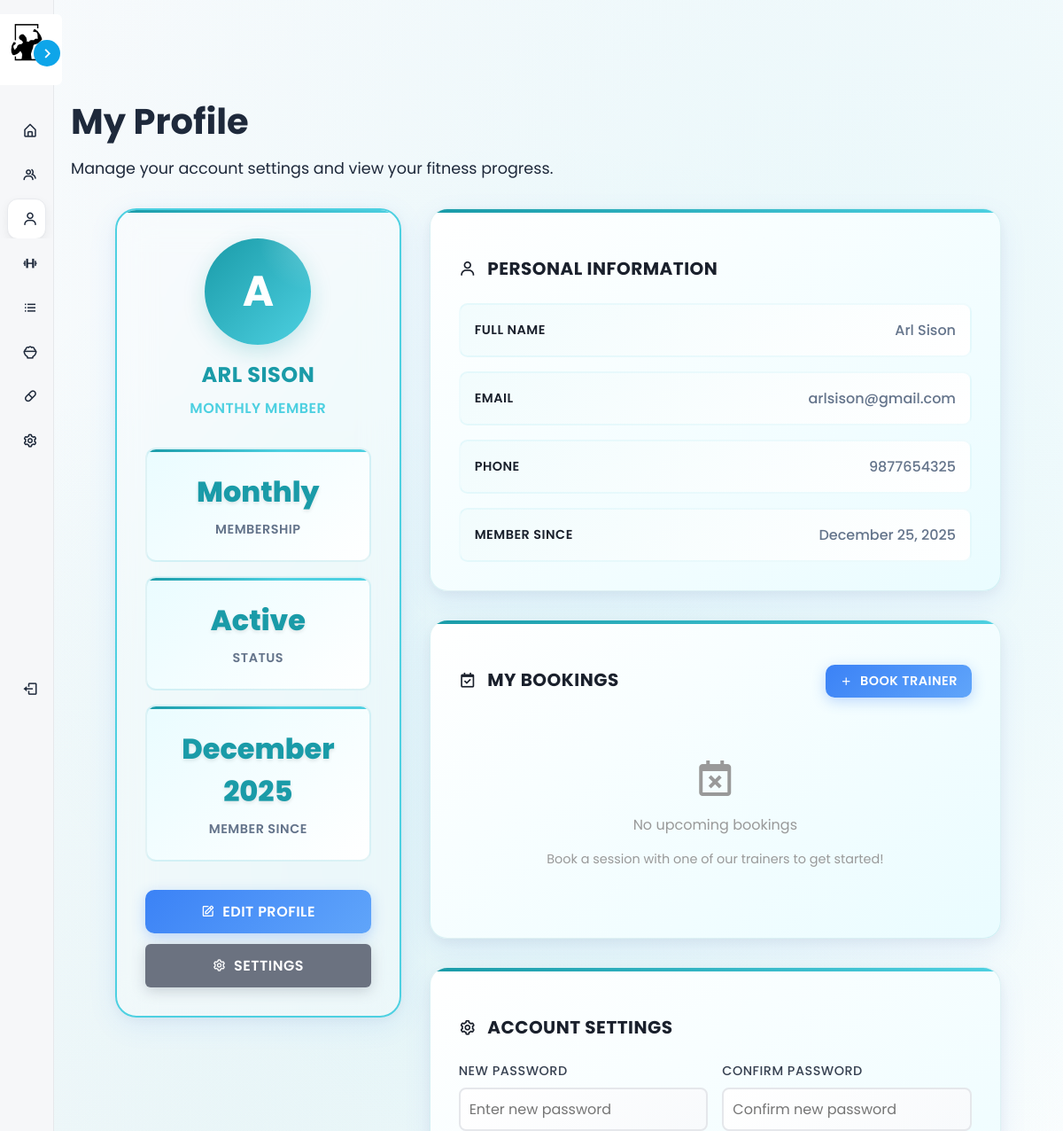
The app's page /views/member/profile.php (signed in, upper part), older data.
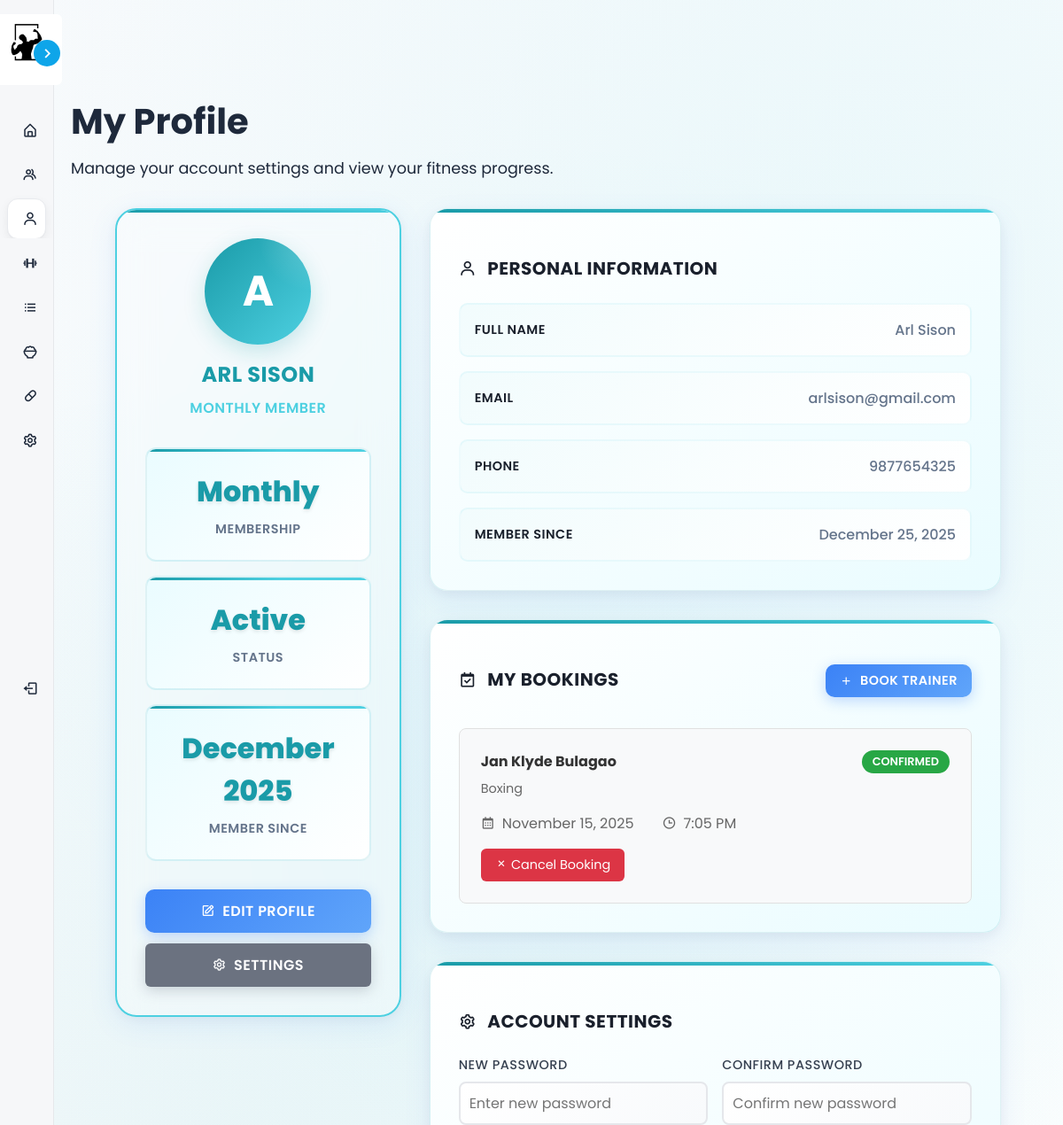
The same page, newer data.
### tables this page shows
CREATE TABLE `trainer_bookings` (
  `booking_id` int(11) NOT NULL,
  `member_id` int(11) NOT NULL,
  `trainer_id` int(11) NOT NULL,
  `booking_date` date NOT NULL,
  `booking_time` time NOT NULL,
  `status` enum('pending','confirmed','cancelled') DEFAULT 'pending',
  `created_at` timestamp NOT NULL DEFAULT current_timestamp(),
  `updated_at` timestamp NOT NULL DEFAULT current_timestamp() ON UPDATE current_timestamp()
);

CREATE TABLE `trainers` (
  `trainer_id` int(11) NOT NULL,
  `user_id` int(11) NOT NULL,
  `full_name` varchar(100) NOT NULL,
  `specialty` varchar(100) DEFAULT NULL,
  `experience` varchar(50) DEFAULT NULL,
  `rating` decimal(3,2) DEFAULT 4.50,
  `total_clients` int(11) DEFAULT 0,
  `total_sessions` int(11) DEFAULT 0,
  `description` text DEFAULT NULL,
  `phone` varchar(20) DEFAULT NULL,
  `email` varchar(100) DEFAULT NULL,
  `image` text DEFAULT NULL
);

### models/Member.php (called while the page is built, shortened)
<?php
require_once __DIR__ . '/../config/database.php';
class Member {
    private $conn;
    public function __construct() {
        $database = new Database();
        $this->conn = $database->getConnection();
    }
    public function getMemberByUserId($user_id) {
        try {
            $stmt = $this->conn->prepare("SELECT * FROM members WHERE user_id = :user_id");
            $stmt->bindParam(':user_id', $user_id, PDO::PARAM_INT);
            $stmt->execute();
            return $stmt->fetch(PDO::FETCH_ASSOC);
        } catch (PDOException $e) {
            error_log("Get member by user_id error: " . $e->getMessage());
            return false;
        }
    }
}

### config/database.php (called while the page is built, shortened)
<?php
class Database {
    private $host = "localhost";
    private $db_name = "gymmanagement";
    private $username = "root";
    private $password = "";
    public function getConnection() {
        $this->conn = null;
        try {
            $this->conn = new PDO("mysql:host=" . $this->host . ";dbname=" . $this->db_name,
                                   $this->username, $this->password);
            $this->conn->exec("set names utf8");
        } catch(PDOException $exception) {
            echo "Connection error: " . $exception->getMessage();
        }
        return $this->conn;
    }
}
?>

### controllers/BookingController.php (called while the page is built, shortened)
<?php
require_once __DIR__ . '/../models/Booking.php';
require_once __DIR__ . '/../models/Member.php';
class BookingController {
    private $bookingModel;
    private $memberModel;
    public function __construct() {
        $this->bookingModel = new Booking();
        $this->memberModel = new Member();
    }
    public function getMemberBookings($userId) {
        $member = $this->memberModel->getMemberByUserId($userId);
        return $this->bookingModel->getMemberBookings($member['member_id']);
    }
}

### models/Booking.php (called while the page is built, shortened)
<?php
require_once __DIR__ . '/../config/database.php';
class Booking {
    private $conn;
    public function __construct() {
        $database = new Database();
        $this->conn = $database->getConnection();
    }
    public function getMemberBookings($member_id, $status = null) {
        try {
            $sql = "SELECT tb.*, t.full_name as trainer_name, t.specialty, t.email as trainer_email, t.phone as trainer_phone
                    FROM trainer_bookings tb
                    JOIN trainers t ON tb.trainer_id = t.trainer_id
                    WHERE tb.member_id = :member_id";
            $sql .= " ORDER BY tb.booking_date DESC, tb.booking_time DESC";
            $stmt = $this->conn->prepare($sql);
            $stmt->bindParam(':member_id', $member_id, PDO::PARAM_INT);
            $stmt->execute();
            return $stmt->fetchAll(PDO::FETCH_ASSOC);
        } catch (PDOException $e) {
            error_log("Get member bookings error: " . $e->getMessage());
            return [];
        }
    }
}
?>

### views/member/profile.php (the view, shortened to what the changed rows need)
<?php
require_once '../../config/database.php';
require_once '../../models/Member.php';
require_once '../../controllers/BookingController.php';
try {
    $memberModel = new Member();
    $bookingController = new BookingController();
    $user_id = $_SESSION['user_id'];
    $user = $memberModel->getMemberByUserId($user_id);
} catch (Exception $e) {
    error_log('Profile page error: ' . $e->getMessage());
    die('An error occurred while loading your profile. Please try again later.');
}
$bookings = $bookingController->getMemberBookings($_SESSION['user_id']);
$upcomingBookings = array_filter($bookings, function($booking) {
    $bookingDateTime = $booking['booking_date'] . ' ' . $booking['booking_time'];
    $now = date('Y-m-d H:i:s');
    return ($booking['status'] === 'pending' || $booking['status'] === 'confirmed') && $bookingDateTime >= $now;
});
?>
<!DOCTYPE html>
<html lang="en">
<head>
    <link rel="stylesheet" href="../../assets/css/member_styles.css">
    <link rel="stylesheet" href="../../assets/css/profile_styles.css">
    <link href='https://unpkg.com/boxicons@2.1.4/css/boxicons.min.css' rel='stylesheet'>
</head>
<body>
    <?php include '../components/dynamic_sidebar.php'; ?>
    <div class="main-content">
        <div class="content-wrapper">
            <div class="dashboard-header">
                <h1>My Profile</h1>
            </div>
            <div class="profile-container">
                <div class="profile-sidebar">
                    <div class="profile-header">
                        <h2 class="profile-name"><?= htmlspecialchars($user['full_name']) ?></h2>
                    </div>
                </div>
                <div class="profile-content">
                    <div class="profile-section">
                        <?php if (empty($upcomingBookings)): ?>
                            <div style="text-align: center; padding: 2rem; color: #999;">
                                <i class='bx bx-calendar-x' style="font-size: 3rem; margin-bottom: 1rem; display: block;"></i>
                                <p>No upcoming bookings</p>
                                <p style="font-size: 0.9rem; margin-top: 0.5rem;">Book a session with one of our trainers to get started!</p>
                            </div>
                        <?php else: ?>
                            <div style="display: flex; flex-direction: column; gap: 1rem;">
                                <?php foreach ($upcomingBookings as $booking): ?>
                                    <?php
                                    $bookingDate = new DateTime($booking['booking_date']);
                                    $bookingTime = new DateTime($booking['booking_time']);
                                    $isToday = $booking['booking_date'] === date('Y-m-d');
                                    $statusColors = [
                                        'pending' => '#ffc107',
                                        'confirmed' => '#28a745',
                                        'cancelled' => '#dc3545'
                                    ];
                                    ?>
                                    <div style="border: 1px solid #e0e0e0; border-radius: 8px; padding: 1.5rem; background: #f8f9fa;">
                                        <div style="display: flex; justify-content: space-between; align-items: start; margin-bottom: 1rem;">
                                            <div>
                                                <h4 style="margin: 0 0 0.5rem 0; color: #333;">
                                                    <?= htmlspecialchars($booking['trainer_name']) ?>
                                                </h4>
                                                <p style="margin: 0; color: #666; font-size: 0.9rem;">
                                                    <?= htmlspecialchars($booking['specialty'] ?? 'Fitness Training') ?>
                                                </p>
                                            </div>
                                            <span style="background: <?= $statusColors[$booking['status']] ?? '#6c757d' ?>; color: white; padding: 0.25rem 0.75rem; border-radius: 20px; font-size: 0.8rem; font-weight: 600; text-transform: uppercase;">
                                                <?= htmlspecialchars($booking['status']) ?>
                                            </span>
                                        </div>
                                        <div style="display: flex; gap: 2rem; margin-bottom: 1rem; color: #666;">
                                            <div style="display: flex; align-items: center; gap: 0.5rem;">
                                                <i class='bx bx-calendar'></i>
                                                <span>
                                                    <?= $isToday ? 'Today' : $bookingDate->format('F j, Y') ?>
                                                </span>
                                            </div>
                                            <div style="display: flex; align-items: center; gap: 0.5rem;">
                                                <i class='bx bx-time'></i>
                                                <span><?= $bookingTime->format('g:i A') ?></span>
                                            </div>
                                        </div>
                                        <?php if ($booking['status'] === 'pending' || $booking['status'] === 'confirmed'): ?>
                                            <?php
                                            $bookingDateTime = $bookingDate->format('F j, Y') . ' at ' . $bookingTime->format('g:i A');
                                            ?>
                                            <form id="cancel-booking-form-<?= $booking['booking_id'] ?>" method="POST" style="display: inline;">
                                                <button type="button" onclick="showCancelBookingModal(<?= $booking['booking_id'] ?>, '<?= htmlspecialchars($booking['trainer_name'], ENT_QUOTES) ?>', '<?= htmlspecialchars($bookingDateTime, ENT_QUOTES) ?>')" style="background: #dc3545; color: white; border: none; padding: 0.5rem 1rem; border-radius: 6px; cursor: pointer; font-size: 0.9rem;">
                                                    <i class='bx bx-x'></i> Cancel Booking
                                                </button>
                                            </form>
                                        <?php endif; ?>
                                    </div>
                                <?php endforeach; ?>
                            </div>
                        <?php endif; ?>
                    </div>
                </div>
            </div>
        </div>
    </div>
</body>
</html>

### views/components/dynamic_sidebar.php (shortened to what the changed rows need)
<?php
$user_role = $_SESSION['role'] ?? 'guest';
$config_path = __DIR__ . '/../../config/sidebar_config.php';
if (file_exists($config_path)) {
    $menu_configs = include $config_path;
}
$current_config = $menu_configs[$user_role] ?? $menu_configs['guest'];
$current_page = basename($_SERVER['PHP_SELF']);
?>
<nav class="sidebar close" id="dynamicSidebar">
    <div class="menu-bar">
        <div class="menu">
            <ul class="menu-links">
                <?php
                $current_section = null;
                $section_count = 0;
                foreach ($current_config['items'] as $idx => $item) {
                    if (isset($item['type']) && $item['type'] === 'section') {
                        if ($current_section !== null) {
                            echo "</ul>\n";
                        }
                        $current_section = $item['label'];
                        $section_id = "collapsible-section-$section_count";
                        echo "<ul class='menu-collapsible' id='$section_id'>\n";
                        $section_count++;
                        continue;
                    }
                    $is_active = isset($item['active']) && $item['active'];
                    if (isset($item['url']) && basename($item['url']) === $current_page) $is_active = true;
                    if (isset($item['type']) && $item['type'] === 'dropdown') {
                        $expanded = $is_active ? ' expanded' : '';
                        echo "<li class=\"nav-link has-dropdown$expanded " . ($is_active ? 'active' : '') . "\">";
                        echo "<button class='dropdown-btn'><i class='bx " . htmlspecialchars($item['icon']) . " icon'></i><span class='text nav-text'>" . htmlspecialchars($item['text']) . "</span><i class='bx bx-chevron-down dropdown-arrow'></i></button>";
                        echo "<ul class='dropdown-container'" . ($is_active ? " style='display:block; opacity:1; transform:none;'" : "") . ">";
                        foreach ($item['submenu'] as $subitem) {
                            echo "<li><a href='" . htmlspecialchars($subitem['url']) . "'><span class='text nav-text'>" . htmlspecialchars($subitem['text']) . "</span></a></li>\n";
                        }
                        echo "</ul>";
                        echo "</li>\n";
                    } else {
                        echo "<li class=\"nav-link " . ($is_active ? 'active' : '') . "\"><a href=\"" . htmlspecialchars($item['url']) . "\" data-tooltip=\"" . htmlspecialchars($item['text']) . "\"><i class='bx " . htmlspecialchars($item['icon']) . " icon'></i><span class='text nav-text'>" . htmlspecialchars($item['text']) . "</span></a></li>\n";
                    }
                }
                if ($current_section !== null) {
                    echo "</ul>\n";
                }
                ?>
            </ul>
        </div>
    </div>
</nav>
<link rel="stylesheet" href="../../assets/css/modal_styles.css">

Row changes from the older to the newer data that the page shows:
added trainer_bookings: trainer.full_name "Jan Klyde Bulagao", trainer.specialty "Boxing", status "CONFIRMED", booking_date "November 15, 2025", booking_time "7:05 PM"
Text that changed along with them:
text no longer shown: "No upcoming bookings Book a session with one of our trainers to get started!"
